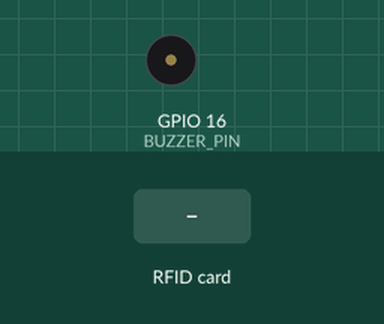
Recording of a program running on a simulated ESP32. Shown: buzzer (waves = sounding). Inputs (shaded band) come from the test bench. WiFi joins after 1.5 s; servers stay silent unless stated; uploads are accepted with an empty reply; what the program prints to the serial monitor is not drawn.

Above: at 3.6 s.
3.7 s: RFID card 5E 7A 19 C4 held to the reader
Timing chart, 0 to 6.7 s (numbered marks = the images above; inputs shaded):
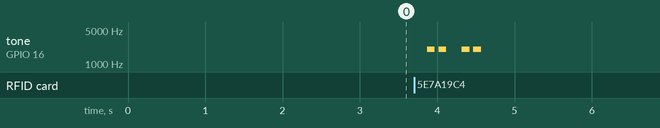

Measured:
- after the input at 3.7 s, tone on GPIO 16 (BUZZER_PIN): plays 2000 Hz for 0.10 s, 2000 Hz for 0.10 s, 2000 Hz for 0.10 s, 2000 Hz for 0.10 s, starting after 0.17 s

The program:

main.cpp
```cpp
#include <Arduino.h>
#include <SPI.h>
#include <MFRC522.h>
#include "WiFi.h"
#include <HTTPClient.h>
#include <vector>

#define SS_1   5    // SDA cho module 1
#define RST_1  22   // RST cho module 1

#define SS_2   15   // SDA cho module 2
#define RST_2  32   // RST cho module

#define BUZZER_PIN 16
#define BUZZER_PWM_CHANNEL 0
#define PWM_FREQ 2000
#define PWM_RESOLUTION 8

MFRC522 rfid1(SS_1, RST_1);
MFRC522 rfid2(SS_2, RST_2);

#define WIFI_SSID "SH3 P402"
#define WIFI_PASSWORD "studenthouse402"
String Web_App_URL = "https://script.google.com/macros/s/AKfycby39LrFo8b-_5IPUVA9CAbYRq7mIaVyy0rbNAshcoeBjR_zpd5hiRkgaF1UIBrvTjtU/exec";
#define MAX_EMPLOYEES 100
struct Employee {
    int id;
    char code[12];
    char name[30];
};

Employee employees[MAX_EMPLOYEES];
int employeeCount = 0;
String uidString;

unsigned long timeDelay1 = millis();
unsigned long timeDelay2 = millis();
unsigned long currentTime = 0;

std::vector<String> splitString(String data, char dellimiter){
    std::vector<String> result;
    int start = 0, end = 0;

    while((end = data.indexOf(dellimiter, start)) != -1){
        if(end > start) result.push_back(data.substring(start, end));
        start = end + 1;
    }

    String tailString = data.substring(start);
    if(tailString != ",") result.push_back(tailString);
    return result;
}

bool readDataSheet(){
    if (WiFi.status() == WL_CONNECTED) {
        // Create a URL for reading or getting data from Google Sheets.
        String Read_Data_URL = Web_App_URL + "?sts=read";

        Serial.println();
        Serial.println("-------------");
        Serial.println("Read data from Google Spreadsheet...");
        Serial.print("URL : ");
        Serial.println(Read_Data_URL);

        //::::::::::::::::::The process of reading or getting data from Google Sheets.
        HTTPClient http;

        // HTTP GET Request.
        http.begin(Read_Data_URL.c_str());
        http.setFollowRedirects(HTTPC_STRICT_FOLLOW_REDIRECTS);

        // Gets the HTTP status code.
        int httpCode = http.GET();
        Serial.print("HTTP Status Code : ");
        Serial.println(httpCode);

        // Getting response from google sheet.
        String payload;
        employeeCount = 0;
        if (httpCode > 0) {
            payload = http.getString();
            //Serial.println("Payload : " + payload);

            std::vector<String> data = splitString(payload, ',');

            //Serial.println("Number of elements: "+String(data.size() - 1));
            while (employeeCount < data.size()/3) {
                employees[employeeCount].id = data[employeeCount * 3].toInt();
                strcpy(employees[employeeCount].code, data[employeeCount * 3 + 1].c_str());
                strcpy(employees[employeeCount].name, data[employeeCount * 3 + 2].c_str());
                employeeCount ++;
            }

            // for (int i = 0; i < employeeCount; i++) {
            //     Serial.print("ID: ");
            //     Serial.println(employees[i].id);
            //     Serial.print("Code: ");
            //     Serial.println(employees[i].code);
            //     Serial.print("Name: ");
            //     Serial.println(employees[i].name);
            // }
        }

        http.end();
        //::::::::::::::::::

        Serial.println("-------------");
        if(employeeCount > 0) return true;
        else return false;
    }
    return false;
}

char* getEmployeeNameByUid(String uid) {
    for (int i = 0; i < employeeCount; i++) {
        if (strcmp(employees[i].code, uid.c_str()) == 0) {
            return employees[i].name;
        }
    }
    return nullptr;
}

void beep(){
    ledcWrite(BUZZER_PWM_CHANNEL, 128);
    delay(200);
    ledcWrite(BUZZER_PWM_CHANNEL, 0);
}

void beepFail(){
    ledcWrite(BUZZER_PWM_CHANNEL, 128);
    delay(100);
    ledcWrite(BUZZER_PWM_CHANNEL, 0);
    delay(50);
    ledcWrite(BUZZER_PWM_CHANNEL, 128);
    delay(100);
    ledcWrite(BUZZER_PWM_CHANNEL, 0);
    delay(200);
    ledcWrite(BUZZER_PWM_CHANNEL, 128);
    delay(100);
    ledcWrite(BUZZER_PWM_CHANNEL, 0);
    delay(50);
    ledcWrite(BUZZER_PWM_CHANNEL, 128);
    delay(100);
    ledcWrite(BUZZER_PWM_CHANNEL, 0);
}

String urlencode(String str) {
    String encodedString = "";
    char c;
    char code0;
    char code1;
    char code2;
    for (int i = 0; i < str.length(); i++) {
        c = str.charAt(i);
        if (c == ' ') {
        encodedString += '+';
        } else if (isalnum(c)) {
        encodedString += c;
        } else {
        code1 = (c & 0xf) + '0';
        if ((c & 0xf) > 9) {
            code1 = (c & 0xf) - 10 + 'A';
        }
        c = (c >> 4) & 0xf;
        code0 = c + '0';
        if (c > 9) {
            code0 = c - 10 + 'A';
        }
        code2 = '\0';
        encodedString += '%';
        encodedString += code0;
        encodedString += code1;
        }
        yield();
    }
    return encodedString;
}

void writeLogSheet(int module){
    char* employeeName = getEmployeeNameByUid(uidString);
    if (employeeName != nullptr) {
        beep();
        Serial.print("Tên nhân viên với ID ");
        Serial.print(uidString);
        Serial.print(" là: ");
        Serial.println(employeeName);

        String Send_Data_URL = Web_App_URL + "?sts=writelog";
        Send_Data_URL += "&uid=" + urlencode(uidString);;
        Send_Data_URL += "&name=" + urlencode(String(employeeName));
        if(module == 2){
        Send_Data_URL += "&inout="+urlencode("Go In");
        }else{
        Send_Data_URL += "&inout="+urlencode("Go Out");
        }


        Serial.println();
        Serial.println("-------------");
        Serial.println("Send data to Google Spreadsheet...");
        Serial.print("URL : ");
        Serial.println(Send_Data_URL);

        HTTPClient http;

        // HTTP GET Request.
        http.begin(Send_Data_URL.c_str());
        http.setFollowRedirects(HTTPC_STRICT_FOLLOW_REDIRECTS);

        int httpCode = http.GET();
        Serial.print("HTTP Status Code : ");
        Serial.println(httpCode);

        // Getting response from google sheets.
        String payload;
        if (httpCode > 0) {
        payload = http.getString();
        Serial.println("Payload : " + payload);
        }

        http.end();
    } else {
        Serial.print("Không tìm thấy nhân viên với ID ");
        Serial.println(uidString);
        beepFail();
    }
}

void readRFID(MFRC522 &rfid, int ssPin, const char* moduleName, int module) {
    if (rfid.PICC_IsNewCardPresent() && rfid.PICC_ReadCardSerial()) {
        Serial.print(moduleName);
        Serial.print(" - UID: ");
        uidString="";
        for (byte i = 0; i < rfid.uid.size - 1; i++) {
            uidString.concat(String(rfid.uid.uidByte[i], HEX));
            uidString += " ";
        }
        uidString.concat(String(rfid.uid.uidByte[rfid.uid.size - 1], HEX));
        Serial.println(uidString);
        rfid.PICC_HaltA();

        writeLogSheet(module);
    }
}

void setup() {
    Serial.begin(9600);

    ledcSetup(BUZZER_PWM_CHANNEL, PWM_FREQ, PWM_RESOLUTION);
    ledcAttachPin(BUZZER_PIN, BUZZER_PWM_CHANNEL);

    WiFi.begin(WIFI_SSID, WIFI_PASSWORD);
    while(WiFi.status() != WL_CONNECTED) {
        Serial.print(".");
        delay(1000);
    }

    if(!readDataSheet()) Serial.println("Can't read data from google sheet!");

    SPI.begin();

    rfid1.PCD_Init();
    rfid2.PCD_Init();


    Serial.println("Đang chờ thẻ RFID...");
}

void loop() {
    currentTime = millis();
    if(currentTime - timeDelay1 > 200){
        readRFID(rfid1, SS_1, "Module 1", 1);
        timeDelay1 = currentTime;
    }
    if(currentTime - timeDelay2 > 200){
        readRFID(rfid2, SS_2, "Module 2", 2);
        timeDelay2 = currentTime;
    }
}
```
